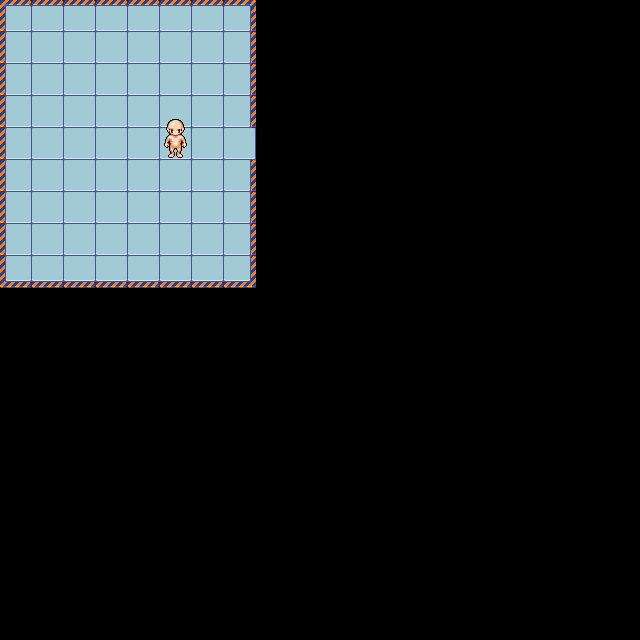

Rendered tile map (Tiled .tmx) drawn with the repository's tilesets; below, a short description and the full map source, tile grids included:
An orthogonal 20x20 tile map with 32x32 px tiles, 2 tile layers (Tile Layer 1, Tile Layer 3), 1 hidden layer not drawn, 2 tilesets and 14 objects (thingy).

<map version="1.0" orientation="orthogonal" renderorder="right-down" width="20" height="20" tilewidth="32" tileheight="32" nextobjectid="11">
 <tileset firstgid="1" name="scifitiles-sheet" tilewidth="32" tileheight="32" tilecount="84" columns="14">
  <image source="Tilesets/scifitiles-sheet.png" width="448" height="192" />
  <tile id="5">
   <objectgroup draworder="index">
    <object id="1" x="0" y="0" width="32" height="5.45455" />
    <object id="2" x="-0.363636" y="5.45455" width="6.18182" height="26.3636" />
   </objectgroup>
  </tile>
  <tile id="6">
   <objectgroup draworder="index">
    <object id="1" x="0" y="-0.272727" width="32.0909" height="6.27273" />
   </objectgroup>
  </tile>
  <tile id="7">
   <objectgroup draworder="index">
    <object id="1" x="-0.363636" y="-0.181818" width="32.5455" height="5.81818" />
    <object id="2" x="26.3636" y="5.81818" width="6" height="26" />
   </objectgroup>
  </tile>
  <tile id="19">
   <objectgroup draworder="index">
    <object id="1" x="-0.363636" y="-0.181818" width="6.54545" height="31.8182" />
   </objectgroup>
  </tile>
  <tile id="21">
   <objectgroup draworder="index">
    <object id="1" x="26" y="0.0909091" width="6" height="31.4545" />
   </objectgroup>
  </tile>
  <tile id="33">
   <objectgroup draworder="index">
    <object id="1" x="0" y="24.8182" width="31" height="6.63636" />
    <object id="2" x="0" y="-0.272727" width="6" height="24.5455" />
   </objectgroup>
  </tile>
  <tile id="34">
   <objectgroup draworder="index">
    <object id="1" x="0" y="25.0909" width="31.8182" height="6.90909" />
   </objectgroup>
  </tile>
  <tile id="35">
   <objectgroup draworder="index">
    <object id="1" x="0.0909091" y="24.9091" width="31.9091" height="6.81818" />
    <object id="2" x="25.9091" y="-0.181818" width="6" height="24.9091" />
   </objectgroup>
  </tile>
  <tile id="44">
   <objectgroup draworder="index">
    <object id="1" x="-1" y="0" width="32" height="31" />
   </objectgroup>
  </tile>
 </tileset>
 <tileset firstgid="85" name="ChildStanding" tilewidth="32" tileheight="64" tilecount="4" columns="4">
  <image source="Tilesets/ChildStanding.png" width="128" height="64" />
 </tileset>
 <layer name="Tile Layer 1" width="20" height="20">
  <data encoding="csv">
6,7,7,7,7,7,7,8,0,0,0,0,0,0,0,0,0,0,0,0,
20,21,21,21,21,21,21,22,0,0,0,0,0,0,0,0,0,0,0,0,
20,21,21,21,21,21,21,22,0,0,0,0,0,0,0,0,0,0,0,0,
20,21,21,21,21,21,21,22,0,0,0,0,0,0,0,0,0,0,0,0,
20,21,21,21,21,21,21,21,0,0,0,0,0,0,0,0,0,0,0,0,
20,21,21,21,21,21,21,22,0,0,0,0,0,0,0,0,0,0,0,0,
20,21,21,21,21,21,21,22,0,0,0,0,0,0,0,0,0,0,0,0,
20,21,21,21,21,21,21,22,0,0,0,0,0,0,0,0,0,0,0,0,
34,35,35,35,35,35,35,36,0,0,0,0,0,0,0,0,0,0,0,0,
0,0,0,0,0,0,0,0,0,0,0,0,0,0,0,0,0,0,0,0,
0,0,0,0,0,0,0,0,0,0,0,0,0,0,0,0,0,0,0,0,
0,0,0,0,0,0,0,0,0,0,0,0,0,0,0,0,0,0,0,0,
0,0,0,0,0,0,0,0,0,0,0,0,0,0,0,0,0,0,0,0,
0,0,0,0,0,0,0,0,0,0,0,0,0,0,0,0,0,0,0,0,
0,0,0,0,0,0,0,0,0,0,0,0,0,0,0,0,0,0,0,0,
0,0,0,0,0,0,0,0,0,0,0,0,0,0,0,0,0,0,0,0,
0,0,0,0,0,0,0,0,0,0,0,0,0,0,0,0,0,0,0,0,
0,0,0,0,0,0,0,0,0,0,0,0,0,0,0,0,0,0,0,0,
0,0,0,0,0,0,0,0,0,0,0,0,0,0,0,0,0,0,0,0,
0,0,0,0,0,0,0,0,0,0,0,0,0,0,0,0,0,0,0,0
</data>
 </layer>
 <layer name="Tile Layer 2" width="20" height="20" visible="0">
  <data encoding="csv">
0,0,0,0,0,0,0,0,0,0,0,0,0,0,0,0,0,0,0,0,
0,0,0,0,0,0,0,0,0,0,0,0,0,0,0,0,0,0,0,0,
0,0,0,0,0,0,0,0,0,0,0,0,0,0,0,0,0,0,0,0,
0,0,0,0,0,0,0,0,0,0,0,0,0,0,0,0,0,0,0,0,
0,0,0,0,0,0,0,16,0,0,0,0,0,0,0,0,0,0,0,0,
0,0,0,0,0,0,0,0,0,0,0,0,0,0,0,0,0,0,0,0,
0,0,0,0,0,0,0,0,0,0,0,0,0,0,0,0,0,0,0,0,
0,0,0,0,0,0,0,0,0,0,0,0,0,0,0,0,0,0,0,0,
0,0,0,0,0,0,0,0,0,0,0,0,0,0,0,0,0,0,0,0,
0,0,0,0,0,0,0,0,0,0,0,0,0,0,0,0,0,0,0,0,
0,0,0,0,0,0,0,0,0,0,0,0,0,0,0,0,0,0,0,0,
0,0,0,0,0,0,0,0,0,0,0,0,0,0,0,0,0,0,0,0,
0,0,0,0,0,0,0,0,0,0,0,0,0,0,0,0,0,0,0,0,
0,0,0,0,0,0,0,0,0,0,0,0,0,0,0,0,0,0,0,0,
0,0,0,0,0,0,0,0,0,0,0,0,0,0,0,0,0,0,0,0,
0,0,0,0,0,0,0,0,0,0,0,0,0,0,0,0,0,0,0,0,
0,0,0,0,0,0,0,0,0,0,0,0,0,0,0,0,0,0,0,0,
0,0,0,0,0,0,0,0,0,0,0,0,0,0,0,0,0,0,0,0,
0,0,0,0,0,0,0,0,0,0,0,0,0,0,0,0,0,0,0,0,
0,0,0,0,0,0,0,0,0,0,0,0,0,0,0,0,0,0,0,0
</data>
 </layer>
 <layer name="Tile Layer 3" width="20" height="20">
  <data encoding="csv">
0,0,0,0,0,0,0,0,0,0,0,0,0,0,0,0,0,0,0,0,
0,0,0,0,0,0,0,0,0,0,0,0,0,0,0,0,0,0,0,0,
0,0,0,0,0,0,0,0,0,0,0,0,0,0,0,0,0,0,0,0,
0,0,0,0,0,0,0,0,0,0,0,0,0,0,0,0,0,0,0,0,
0,0,0,0,0,85,0,0,0,0,0,0,0,0,0,0,0,0,0,0,
0,0,0,0,0,0,0,0,0,0,0,0,0,0,0,0,0,0,0,0,
0,0,0,0,0,0,0,0,0,0,0,0,0,0,0,0,0,0,0,0,
0,0,0,0,0,0,0,0,0,0,0,0,0,0,0,0,0,0,0,0,
0,0,0,0,0,0,0,0,0,0,0,0,0,0,0,0,0,0,0,0,
0,0,0,0,0,0,0,0,0,0,0,0,0,0,0,0,0,0,0,0,
0,0,0,0,0,0,0,0,0,0,0,0,0,0,0,0,0,0,0,0,
0,0,0,0,0,0,0,0,0,0,0,0,0,0,0,0,0,0,0,0,
0,0,0,0,0,0,0,0,0,0,0,0,0,0,0,0,0,0,0,0,
0,0,0,0,0,0,0,0,0,0,0,0,0,0,0,0,0,0,0,0,
0,0,0,0,0,0,0,0,0,0,0,0,0,0,0,0,0,0,0,0,
0,0,0,0,0,0,0,0,0,0,0,0,0,0,0,0,0,0,0,0,
0,0,0,0,0,0,0,0,0,0,0,0,0,0,0,0,0,0,0,0,
0,0,0,0,0,0,0,0,0,0,0,0,0,0,0,0,0,0,0,0,
0,0,0,0,0,0,0,0,0,0,0,0,0,0,0,0,0,0,0,0,
0,0,0,0,0,0,0,0,0,0,0,0,0,0,0,0,0,0,0,0
</data>
 </layer>
 <objectgroup name="Object Layer 1">
  <object id="10" name="thingy" gid="45" x="121" y="32" width="32" height="32" />
 </objectgroup>
</map>
